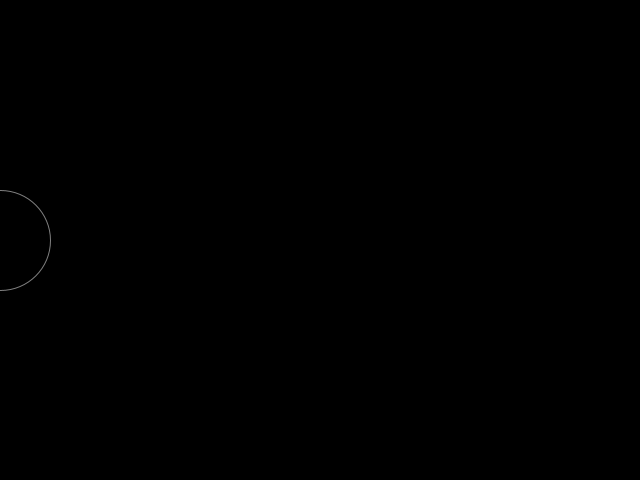
Frame 1 (no input)
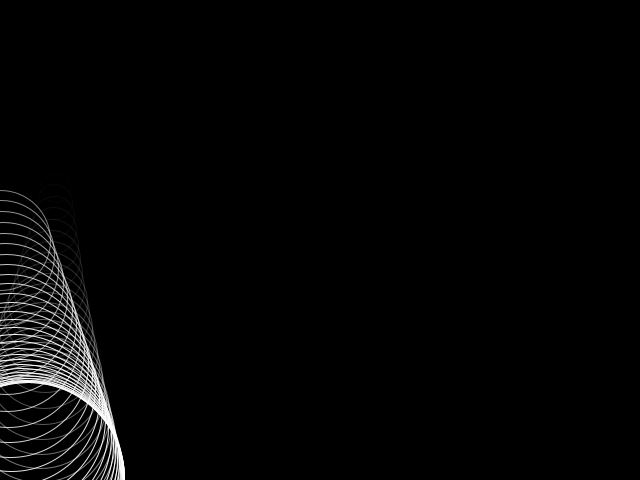
Frame 60 (the mouse pressed at the canvas centre just before this capture)
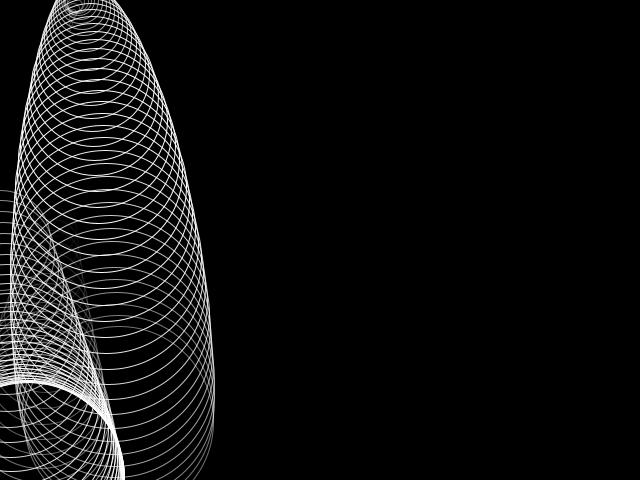
Frame 120 (the mouse held since frame 60 and released just before this capture)

The Processing sketch that drew these frames (run headless with seeded random() and noise(); from frame 60 on, the mouse is pressed at the canvas centre):

// Processing sketch: example06_advancedsine
// ── example06_advancedsine.pde
//added changes in colour and size, stroke instead of fill
int cnt= 0;
void setup() {
  size(640, 480);
  noFill();  //only stroke ellipse
  smooth(8);
  background(0);  //set background once
}
void draw() {
  float alpha= (sin(cnt*0.08)*0.5+0.5)*255;
  float radius= (sin(cnt*0.07)*0.5+0.5)*100;
  float y= (sin(cnt*0.06)*0.5+0.5)*height;
  stroke(255, 255, 255, alpha);
  ellipse(cnt%width, y, radius*2, radius*2);
  cnt= cnt+1;
}
